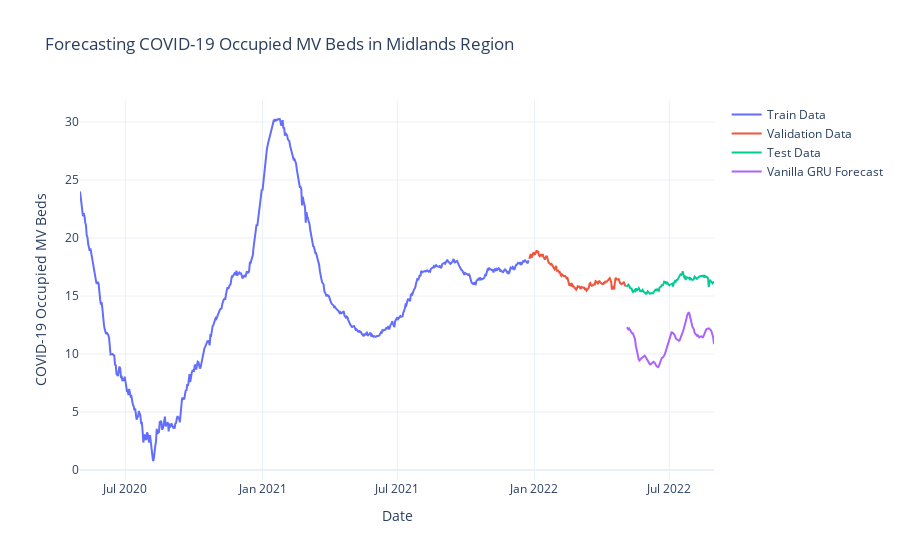

Notebook source saved alongside this figure:
### Code cell
# plot the forecast of the training data and test data
fig = go.Figure()   
fig.add_trace(go.Scatter(x=train.index, y=train['covidOccupiedMVBeds'], mode='lines', name='Train Data'))   
fig.add_trace(go.Scatter(x=val.index, y=val['covidOccupiedMVBeds'], mode='lines', name='Validation Data'))
fig.add_trace(go.Scatter(x=test.index, y=test['covidOccupiedMVBeds'], mode='lines', name='Test Data'))
fig.add_trace(go.Scatter(x=pred_df.index, y=pred_df[f"Vanilla {algorithm_name}"], mode='lines', name=f"Vanilla {algorithm_name} Forecast")) 
fig.update_layout(title='Forecasting COVID-19 Occupied MV Beds in Midlands Region', xaxis_title='Date', yaxis_title='COVID-19 Occupied MV Beds', template='plotly_white')
fig.show()
